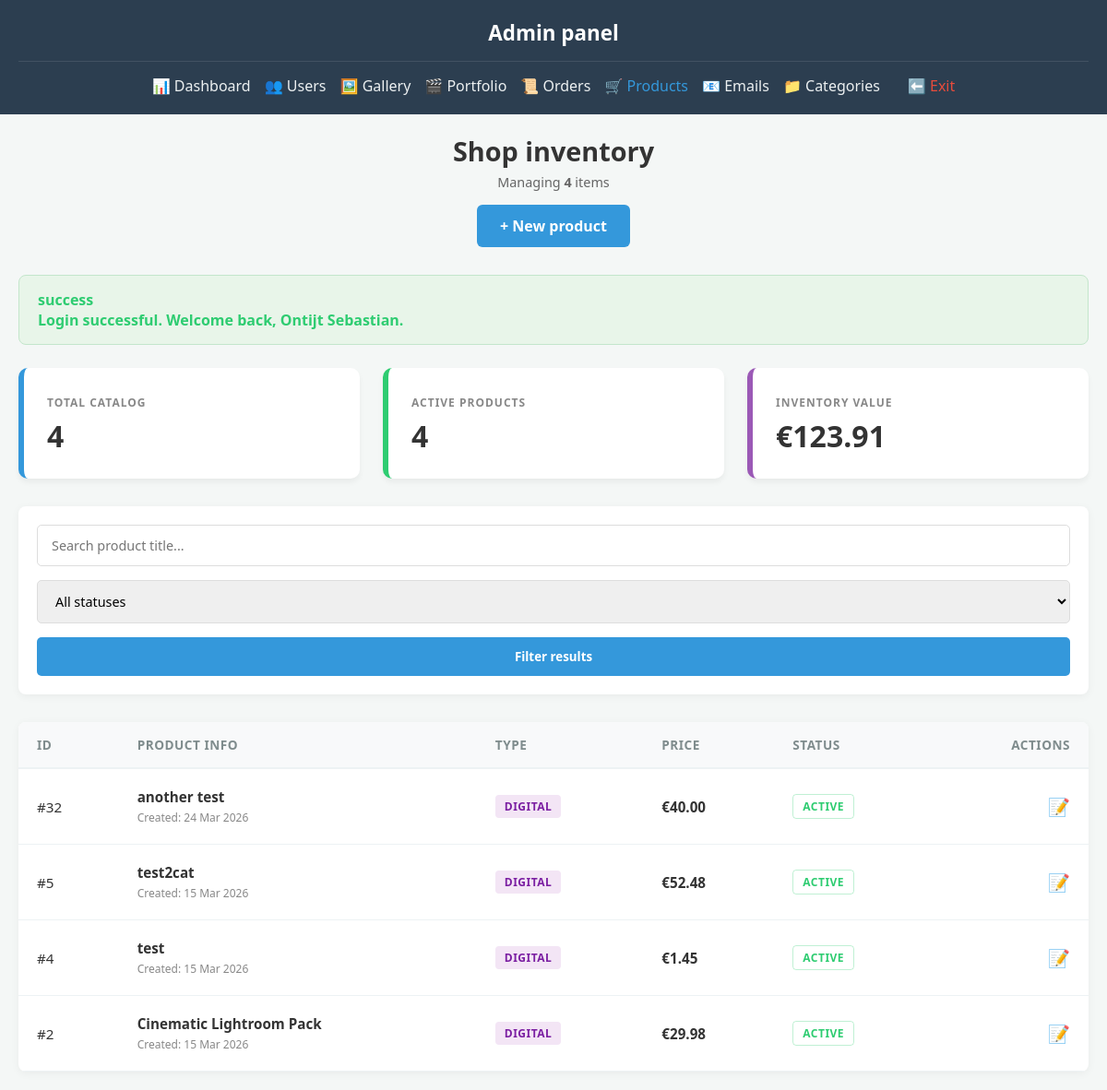
/admin/products.php (signed in), run on the app's committed database.
### tables this page shows
CREATE TABLE `items` (
  `id` int(10) UNSIGNED NOT NULL,
  `type` enum('service','gallery','digital_product','product') NOT NULL,
  `code` varchar(50) NOT NULL,
  `title` varchar(200) NOT NULL,
  `slug` varchar(220) NOT NULL,
  `short_description` varchar(500) DEFAULT NULL,
  `full_description` text DEFAULT NULL,
  `price` decimal(10,2) NOT NULL DEFAULT 0.00,
  `is_physical` tinyint(1) NOT NULL DEFAULT 0,
  `stock_quantity` int(10) NOT NULL DEFAULT 0,
  `is_limited_edition` tinyint(1) NOT NULL DEFAULT 0,
  `cover_image` varchar(255) DEFAULT NULL,
  `delivery_mode` enum('manual_email','service_request','download_later') NOT NULL DEFAULT 'manual_email',
  `is_featured` tinyint(1) NOT NULL DEFAULT 0,
  `is_active` tinyint(1) NOT NULL DEFAULT 1,
  `created_at` timestamp NOT NULL DEFAULT current_timestamp(),
  `updated_at` timestamp NOT NULL DEFAULT current_timestamp() ON UPDATE current_timestamp()
);

### admin/products.php (the view, shortened to what this page needs)
<?php
require_once __DIR__ . '/../includes/page_start.php';
require_once __DIR__ . '/../includes/db.php';
$search = $_GET['search'] ?? '';
$status_filter = $_GET['status'] ?? 'all';
$query = "SELECT id, title, price, is_active, is_physical, created_at FROM items WHERE type = 'product'";
$params = [];
$query .= " ORDER BY created_at DESC";
$stmt = $pdo->prepare($query);
$stmt->execute($params);
$products = $stmt->fetchAll();
$totalProducts = count($products);
$activeCount = 0;
$totalValue = 0;
foreach ($products as $p) {
    if ($p['is_active']) $activeCount++;
    $totalValue += (float)$p['price'];
}
?>
<div class="admin-container">
    <aside class="admin-sidebar">
        <h2>Admin panel</h2>
        <ul>
            <li><a href="<?= BASE_URL ?>/admin/dashboard.php">📊 Dashboard</a></li>
            <li><a href="<?= BASE_URL ?>/admin/users.php">👥 Users</a></li>
            <li class="dropdown-container">
                <a href="<?= BASE_URL ?>/admin/gallery_items.php" class="dropdown-trigger">🖼️ Gallery</a>
            </li>
            <li><a href="<?= BASE_URL ?>/admin/admin_portfolio.php">🎬 Portfolio</a></li>
            <li class="dropdown-container">
                <a href="<?= BASE_URL ?>/admin/orders.php" class="dropdown-trigger">📜 Orders</a>
            </li>
            <li><a href="<?= BASE_URL ?>/admin/products.php" style="color: var(--primary);">🛒 Products</a></li>
            <li>
                <a href="<?= BASE_URL ?>/admin/email_logs.php" style="position: relative;">
                    📧 Emails
                </a>
            </li>
            <li><a href="<?= BASE_URL ?>/admin/categories.php">📁 Categories</a></li>
            <li><a href="<?= BASE_URL ?>" style="color:var(--danger)">⬅️ Exit</a></li>
        </ul>
    </aside>
    <main class="admin-main">
        <div class="page-header">
            <div class="header-titles">
                <h1>Shop inventory</h1>
                <p class="header-subtitle">Managing <strong><?= $totalProducts ?></strong> items</p>
            </div>
            <a href="<?= BASE_URL ?>/admin/product_edit.php" class="btn-create">+ New product</a>
        </div>
        <?php if (isset($_SESSION['flash_message']) && !empty($_SESSION['flash_message'])): ?>
            <?php
            $rawMsg = $_SESSION['flash_message'];
            $displayMsg = is_array($rawMsg) ? implode('<br>', $rawMsg) : $rawMsg;
            ?>
            <div style="padding: 15px 20px; margin-bottom: 25px; border-radius: 8px; font-weight: 600;
                background: <?= ($_SESSION['flash_type'] ?? '') === 'error' ? '#fdecea' : '#e8f5e9' ?>;
                color: <?= ($_SESSION['flash_type'] ?? '') === 'error' ? 'var(--danger)' : 'var(--success)' ?>;
                border: 1px solid <?= ($_SESSION['flash_type'] ?? '') === 'error' ? '#f5c6cb' : '#c3e6cb' ?>;">
                <?= $displayMsg?>
            </div>
        <?php endif; ?>
        <div class="stats-grid">
            <div class="stat-card products">
                <small>Total catalog</small>
                <div class="value"><?= $totalProducts ?></div>
            </div>
            <div class="stat-card categories">
                <small>Active products</small>
                <div class="value"><?= $activeCount ?></div>
            </div>
            <div class="stat-card items">
                <small>Inventory value</small>
                <div class="value">€<?= number_format($totalValue, 2) ?></div>
            </div>
        </div>
        <form class="search-filter-form" method="GET">
            <input type="text" name="search" placeholder="Search product title..." value="<?= htmlspecialchars($search, ENT_QUOTES, 'UTF-8') ?>">
            <select name="status">
                <option value="all" <?= $status_filter === 'all' ? 'selected' : '' ?>>All statuses</option>
            </select>
            <button type="submit" class="btn-filter">Filter results</button>
        </form>
        <div class="data-table-container">
            <?php if (!$products): ?>
                <div class="empty-state-container">
                    <span class="empty-state-icon">🔍</span>
                    <p>No products match your current filters.</p>
                </div>
            <?php else: ?>
                <table class="admin-table">
                    <thead>
                        <tr>
                            <th>ID</th>
                            <th>Product info</th>
                            <th>Type</th>
                            <th>Price</th>
                            <th>Status</th>
                            <th class="text-right">Actions</th>
                        </tr>
                    </thead>
                    <tbody>
                        <?php foreach ($products as $product): ?>
                            <tr class="<?= !$product['is_active'] ? 'item-disabled' : '' ?>">
                                <td data-label="ID">#<?= (int)$product['id'] ?></td>
                                <td data-label="Product Info">
                                    <div class="product-info-cell">
                                        <span class="product-title"><?= htmlspecialchars($product['title'], ENT_QUOTES, 'UTF-8') ?></span>
                                        <span class="product-date">Created: <?= date('d M Y', strtotime($product['created_at'])) ?></span>
                                    </div>
                                </td>
                                <td data-label="Type">
                                    <?php if ($product['is_physical']): ?>
                                        <span class="badge badge-physical">PHYSICAL</span>
                                    <?php else: ?>
                                        <span class="badge badge-digital">DIGITAL</span>
                                    <?php endif; ?>
                                </td>
                                <td data-label="Price" class="price-cell">
                                    €<?= number_format((float)($product['price'] ?? 0), 2) ?>
                                </td>
                                <td data-label="Status">
                                    <?php if ($product['is_active']): ?>
                                        <span class="badge label-active">ACTIVE</span>
                                    <?php else: ?>
                                        <span class="badge label-disabled">DISABLED</span>
                                    <?php endif; ?>
                                </td>
                                <td data-label="Actions" class="text-right">
                                    <div class="action-links">
                                        <a href="<?= BASE_URL ?>/admin/product_edit.php?id=<?= (int)$product['id'] ?>" title="Edit" class="btn-icon">📝</a>
                                    </div>
                                </td>
                            </tr>
                        <?php endforeach; ?>
                    </tbody>
                </table>
            <?php endif; ?>
        </div>
    </main>
</div>
</body>
</html>

### css/style_global.css (style rules this page uses)
*, *::before, *::after { box-sizing: border-box; }
html, body { margin: 0; padding: 0; width: 100%; min-height: 100vh; background-color: #1a2529; font-family: 'Montserrat', sans-serif; overflow-x: hidden; }

### css/style_header.css (style rules this page uses)
body { margin: 0; padding: 0; }

### css/style_footer.css (style rules this page uses)
html, body { margin: 0; padding: 0; height: auto; min-height: 100%; display: flex; flex-direction: column; }
main { flex: 1 0 auto; }

### data on the page
items: id "32", title "another test", created_at "24 Mar 2026", is_physical "DIGITAL", price "40.00", is_active "ACTIVE"
items: id "5", title "test2cat", created_at "15 Mar 2026", is_physical "DIGITAL", price "52.48", is_active "ACTIVE"
items: id "4", title "test", created_at "15 Mar 2026", is_physical "DIGITAL", price "1.45", is_active "ACTIVE"
items: id "2", title "Cinematic Lightroom Pack", created_at "15 Mar 2026", is_physical "DIGITAL", price "29.98", is_active "ACTIVE"

### other printed values
$totalProducts "4"
$displayMsg "success Login successful. Welcome back, Ontijt Sebastian."
$activeCount "4"
$totalValue "123.91"
